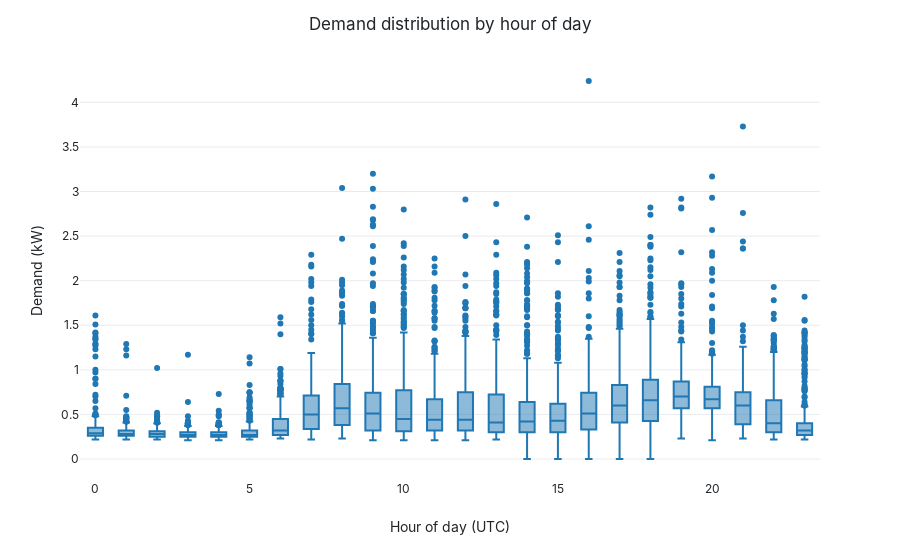

Notebook cell for this chart:
### Markdown cell above
## Figure 3 – Hourly demand boxplots

### Code cell
# Figure 3: Hourly Demand Boxplots
# Visualizing the variability of demand across each hour of the day
fig, ax = plt.subplots(figsize=(12, 4))

sns.boxplot(data=df, x='hour', y='Demand', color=COLORS['demand'], ax=ax, fliersize=2.5)
ax.set_title('Demand distribution by hour of day')
ax.set_xlabel('Hour of day (UTC)')
ax.set_ylabel('Demand (kW)')

fig.tight_layout()

# Save the figure with the correct naming convention
save_figure(fig, '03_hourly_boxplot')
plt.show()

# Interactive version
interactive_fig = px.box(df, x='hour', y='Demand', color_discrete_sequence=[COLORS['demand']])
interactive_fig.update_layout(title='Demand distribution by hour of day', xaxis_title='Hour of day (UTC)', yaxis_title='Demand (kW)')
save_interactive(interactive_fig, '03_hourly_boxplot_interactive')
interactive_fig.show()

### Figure 1 — Plotly figure (JSON) as saved in the notebook; plotly's stock layout.template omitted (floating-point values rounded to 4 significant figures; data arrays with more than 128 entries replaced by an {"elided": "..."} marker saying what was removed)
{"data": [{"alignmentgroup": "True", "hovertemplate": "hour=%{x}<br>Demand=%{y}<extra></extra>", "legendgroup": "", "marker": {"color": "#1f77b4"}, "name": "", "notched": false, "offsetgroup": "", "orientation": "v", "showlegend": false, "type": "box", "x": {"elided": "8759 int values"}, "x0": " ", "xaxis": "x", "y": {"elided": "8759 float values"}, "y0": " ", "yaxis": "y"}], "layout": {"boxmode": "group", "legend": {"tracegroupgap": 0}, "margin": {"t": 60}, "title": {"text": "Demand distribution by hour of day"}, "xaxis": {"anchor": "y", "domain": [0, 1], "title": {"text": "Hour of day (UTC)"}}, "yaxis": {"anchor": "x", "domain": [0, 1], "title": {"text": "Demand (kW)"}}}}
